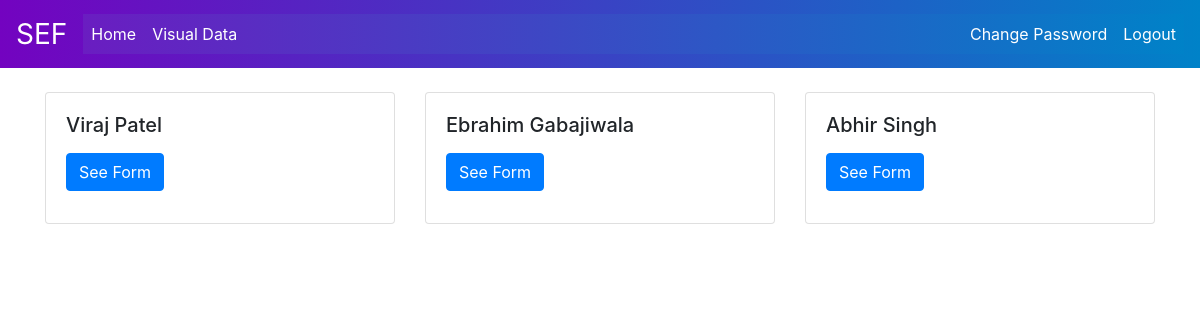
The page /teacher/1 (signed in) on the database as committed earlier.
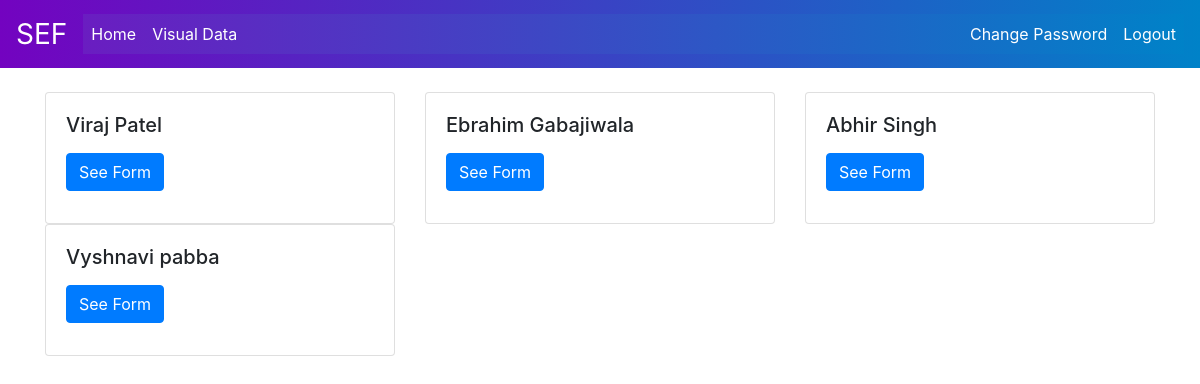
The same page on the database as committed later.
### student/models.py (models this page shows)
class Student(models.Model):
	uid=models.CharField(max_length=10,default='#')
	name=models.CharField(max_length=50,default='#')
	gender=models.CharField(max_length=6,default='#',choices=choices)
	teacher=models.ForeignKey(Teacher,on_delete=models.DO_NOTHING)
	filled=models.BooleanField(default=False)
	def __str__ (self):
		return "{}".format(self.name)

### principal/views.py (the view)
# urls.py: path('teacher/<int:id>',principal_views.studentbyTeacher,name='principal-teacher'),
@login_required
def studentbyTeacher(request,id):
	curr_teacher=Teacher.objects.filter(id=id).first()
	filled_students=Student.objects.filter(teacher=curr_teacher)
	print(filled_students)
	context={
		'students':filled_students,
	}
	return render(request,"principal/homebyId.html",context=context)

### principal/templates/principal/homebyId.html (shortened to what this page needs)
{% extends 'principal/base.html' %}
{% load crispy_forms_tags %}
{% block content %}
<div class="row">
		{% for student in students %}
	  <div class="col-sm-4">
		<div class="card">
		  <div class="card-body">
              <h5 class="card-title">{{ student.name }}
			<a href="{% url 'student-form' student.id %}" class="btn btn-primary">See Form</a>
		  </div>
		</div>
	  </div>
	  {% endfor %}
</div>
{% endblock content %}

Rows that differ between the two databases and show on the page:
added Student: name "Vyshnavi pabba"
